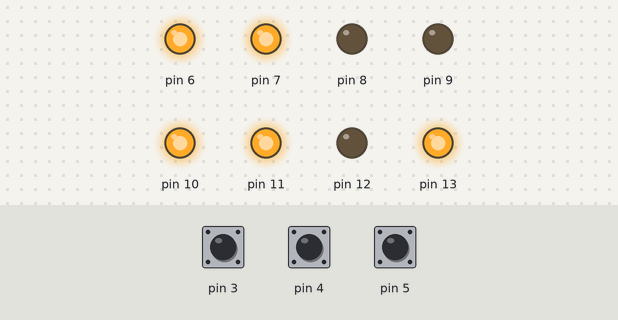
This sketch was run on a simulated Arduino Uno, built with avr-gcc and run on an emulated ATmega328P. Shown: output pins drawn as LEDs (lit = HIGH). Dashed ring = blinking. Inputs (shaded band) come from the test bench; at power-on: pin 4 HIGH, pin 3 HIGH, pin 5 HIGH.

Above: at 3.8 s.
3.9 s: pin 4 pulled LOW for 1.3 s
At 5.2 s:
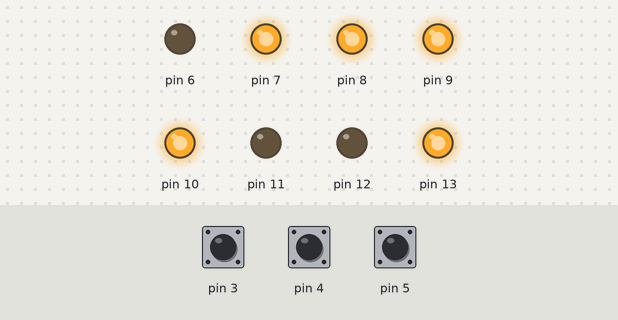
6.7 s: pin 3 pulled LOW for 1.3 s
At 9.0 s:
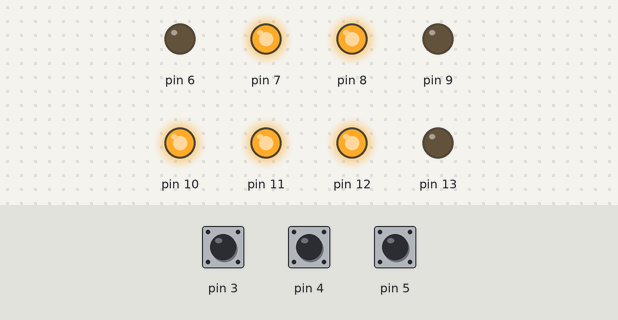
9.5 s: pin 3 pulled LOW for 1.3 s
At 10.4 s:
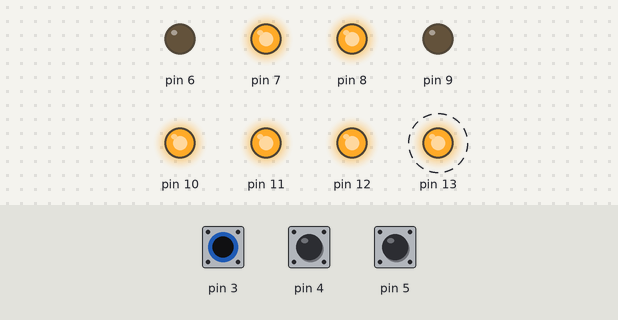
13.0 s: pin 4 pulled LOW for 3.2 s
At 13.4 s:
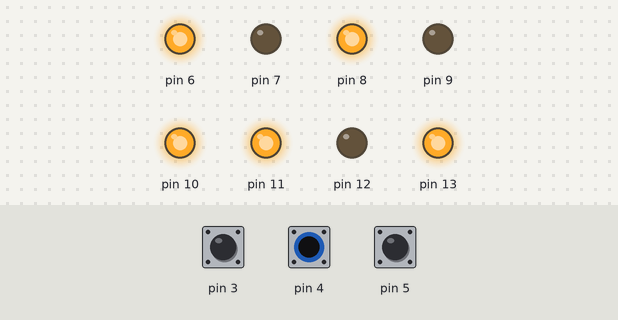
17.7 s: pin 3 pulled LOW for 3.2 s
At 18.9 s:
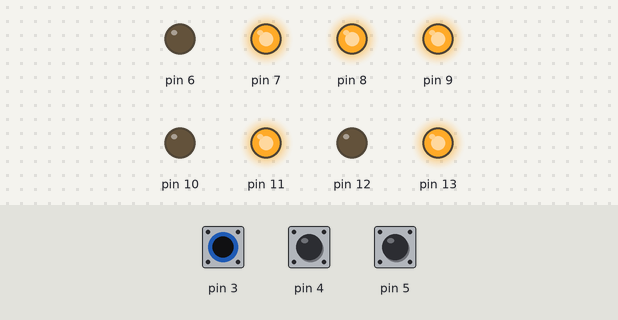
Timing chart, 0 to 20.7 s (numbered marks = the images above; inputs shaded):
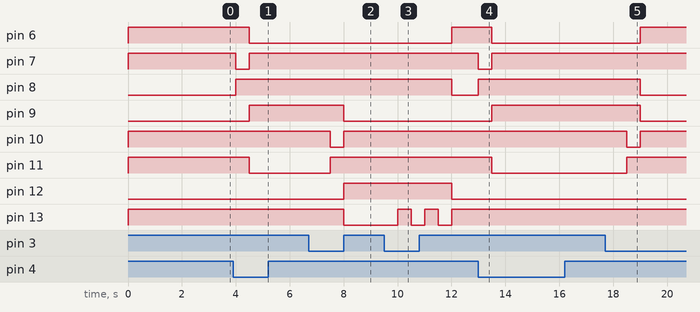

The sketch:

sketch_oct15a.ino
```cpp
#define GoN  0
#define W8N  1
#define GoE  2
#define W8E  3
#define GoH  4
#define W8H1 5
#define W8H2 6
#define W8H3 7
#define W8H4 8

int current_state=0;

void setup() {
  // put your setup code here, to run once:
  pinMode(3,INPUT_PULLUP);
  pinMode(4,INPUT_PULLUP);
  pinMode(5,INPUT_PULLUP);

  pinMode(6 ,OUTPUT);
  pinMode(7 ,OUTPUT);
  pinMode(8 ,OUTPUT);
  pinMode(9 ,OUTPUT);
  pinMode(10,OUTPUT);
  pinMode(11,OUTPUT);
  pinMode(12,OUTPUT);
  pinMode(13,OUTPUT);

  Serial.begin(9600);
}

struct state {

    int output;
    int wait_time;
    int next[8];

};
  // ไฟแดงแรก(N) R Y G ไฟแดงสอง(E) R Y G ไฟคน R G
  struct state st[9] = {
     B00110010 , 1000 ,{ GoN  , W8N  , W8N  , W8N  , GoN  , W8N  , W8N  , W8N  }  // ไฟ n ติด 0
    ,B01010010 , 500  ,{ GoE  , GoH  , GoE  , GoE  , GoN  , GoH  , GoE  , GoE  }  // ไฟ n ดับ 1
    ,B10000110 , 1000 ,{ GoE  , W8E  , GoE  , W8E  , W8E  , W8E  , W8E  , W8E  }  // ไฟ e ติด 2
    ,B10001010 , 500  ,{ GoH  , GoH  , GoE  , GoH  , GoN  , GoH  , GoN  , GoH  }  // ไฟ e ดับ 3
    ,B10010001 , 1000 ,{ GoH  , GoH  , W8H1 , W8H1 , W8H1 , W8H1 , W8H1 , W8H1 }  // ไฟ ค ติด 4
    ,B10010000 , 500  ,{ W8H2 , W8H2 , W8H2 , W8H2 , W8H2 , W8H2 , W8H2 , W8H2 }  // ไฟ ค ดับ 5
    ,B10010001 , 500  ,{ W8H3 , W8H3 , W8H3 , W8H3 , W8H3 , W8H3 , W8H3 , W8H3 }  // ไฟ ค ติด 6
    ,B10010000 , 500  ,{ W8H4 , W8H4 , W8H4 , W8H4 , W8H4 , W8H4 , W8H4 , W8H4 }  // ไฟ ค ดับ 7
    ,B10010001 , 500  ,{ GoN  , GoH  , GoE  , GoE  , GoN  , GoN  , GoN  , GoN  }  // ไฟ ค ติด 8
    };


void loop() {


  digitalWrite(6 , !( st[current_state].output & B10000000 ) );
  digitalWrite(7 , !( st[current_state].output & B01000000 ) );
  digitalWrite(8 , !( st[current_state].output & B00100000 ) );
  digitalWrite(9 , !( st[current_state].output & B00010000 ) );
  digitalWrite(10, !( st[current_state].output & B00001000 ) );
  digitalWrite(11, !( st[current_state].output & B00000100 ) );
  digitalWrite(12, !( st[current_state].output & B00000010 ) );
  digitalWrite(13, !( st[current_state].output & B00000001 ) );

  delay( st[ current_state ].wait_time );

  current_state = st[ current_state ].next[ (!digitalRead(3)*4) + (!digitalRead(4)*2) + (!digitalRead(5)*1) ];
  //Serial.print(current_state);

}
```

Measured:
- after the input at 3.9 s, pin 6, pin 11: HIGH → LOW after 0.60 s; pin 7: HIGH → LOW after 0.10 s, → HIGH 0.50 s later; pin 8: LOW → HIGH after 0.10 s; pin 9: LOW → HIGH after 0.60 s
- after the input at 6.7 s, pin 9, pin 13: HIGH → LOW after 1.3 s; pin 10: HIGH → LOW after 0.80 s, → HIGH 0.50 s later; pin 11: LOW → HIGH after 0.80 s; pin 12: LOW → HIGH after 1.3 s
- after the input at 9.5 s, pin 6: LOW → HIGH after 2.5 s; pin 8, pin 12: HIGH → LOW after 2.5 s; pin 13: alternates HIGH for 0.50 s and LOW for 0.50 s, starting after 0.50 s
- after the input at 13.0 s, pin 6, pin 11: HIGH → LOW after 0.50 s; pin 7: HIGH → LOW at once, → HIGH 0.50 s later; pin 8: LOW → HIGH at once; pin 9: LOW → HIGH after 0.50 s
- after the input at 17.7 s, pin 6: LOW → HIGH after 1.3 s; pin 8, pin 9: HIGH → LOW after 1.3 s; pin 10: HIGH → LOW after 0.80 s, → HIGH 0.50 s later; pin 11: LOW → HIGH after 0.80 s
